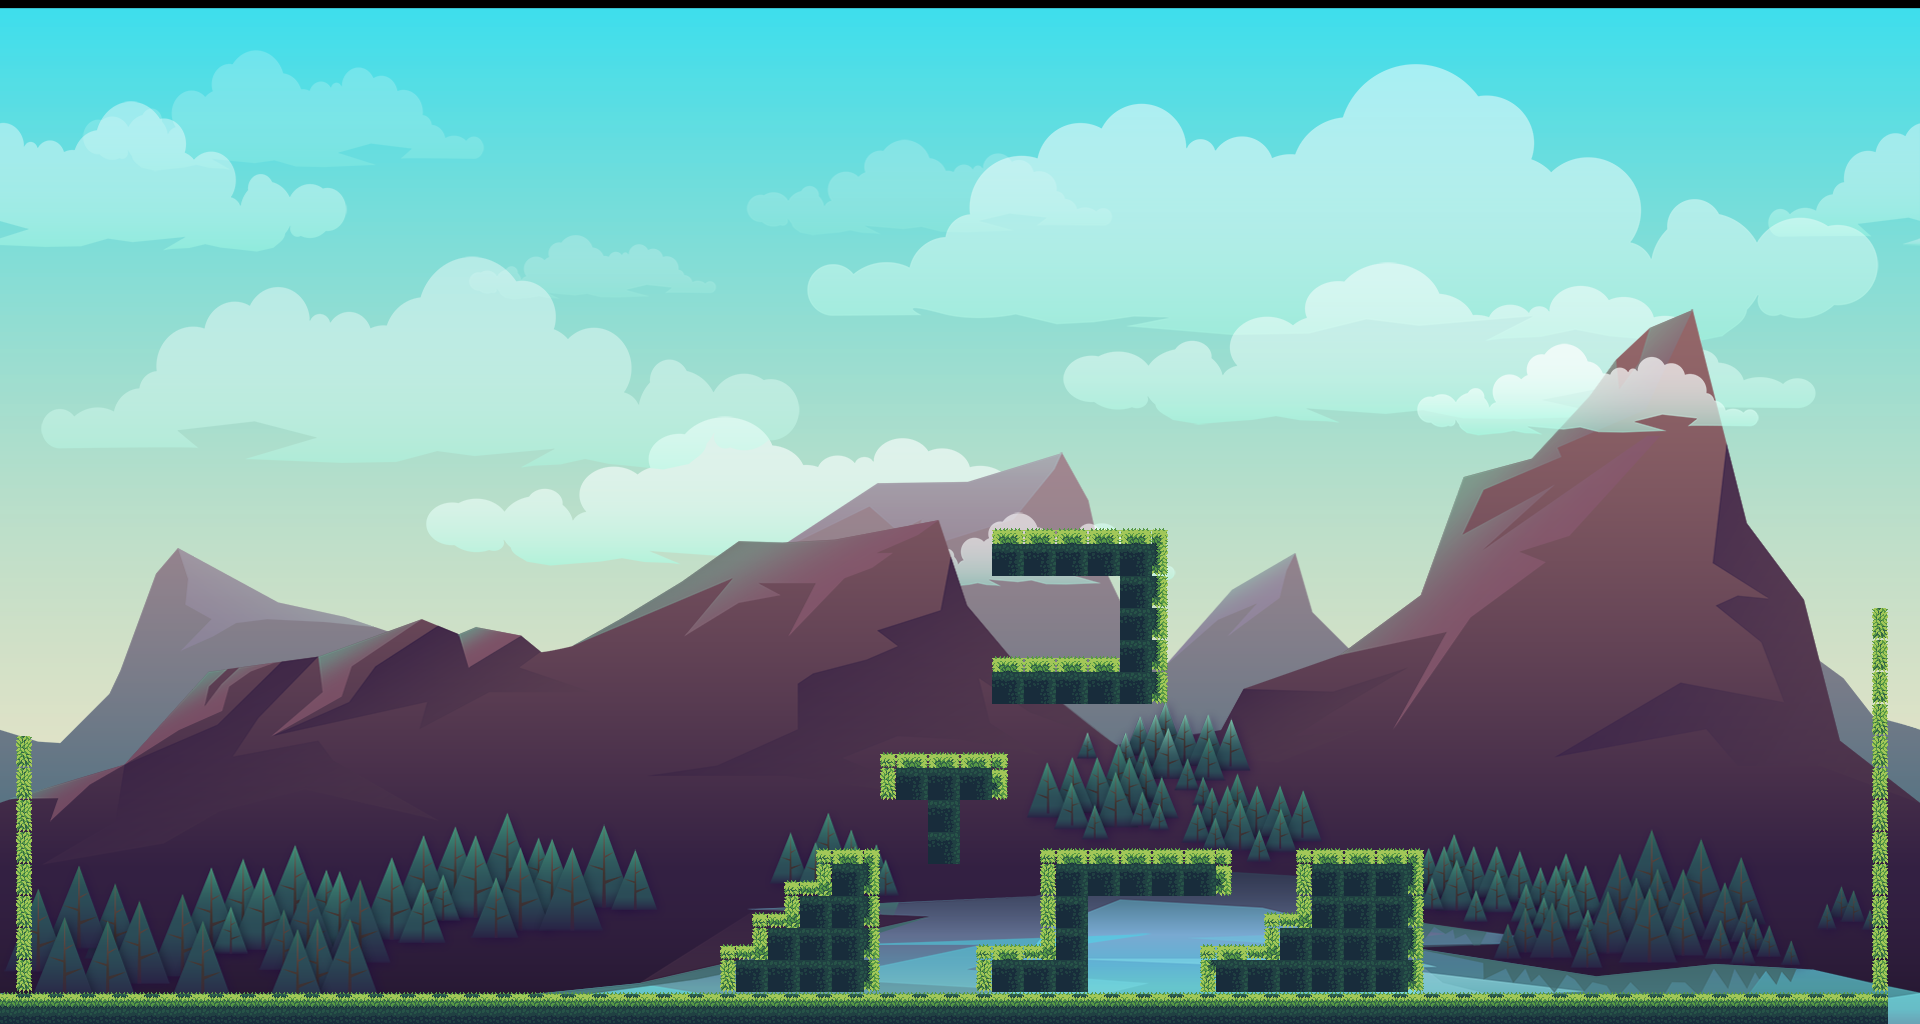

A 2D game scene composited from a Tiled map and its tileset images. What follows is a short description and the map's XML, with each tile layer's data collapsed to a summary:
An orthogonal 60x32 tile map with 32x32 px tiles, 2 tile layers (Walls, Capa de patrones 2), 1 image layer.

<map version="1.0" tiledversion="1.1.1" orientation="orthogonal" renderorder="right-down" width="60" height="32" tilewidth="32" tileheight="32" infinite="0" nextobjectid="1">
 <tileset firstgid="1" source="jungle tileset.tsx" />
 <imagelayer name="Background" offsetx="0" offsety="8">
  <image source="game_background_1.png" width="1920" height="1080" />
 </imagelayer>
 <layer name="Walls" width="60" height="32">
  <data>[1920 cells, 144 non-empty, 6 distinct tile ids]</data>
 </layer>
 <layer name="Capa de patrones 2" width="60" height="32">
  <data>[1920 cells, 55 non-empty, 8 distinct tile ids]</data>
 </layer>
</map>
